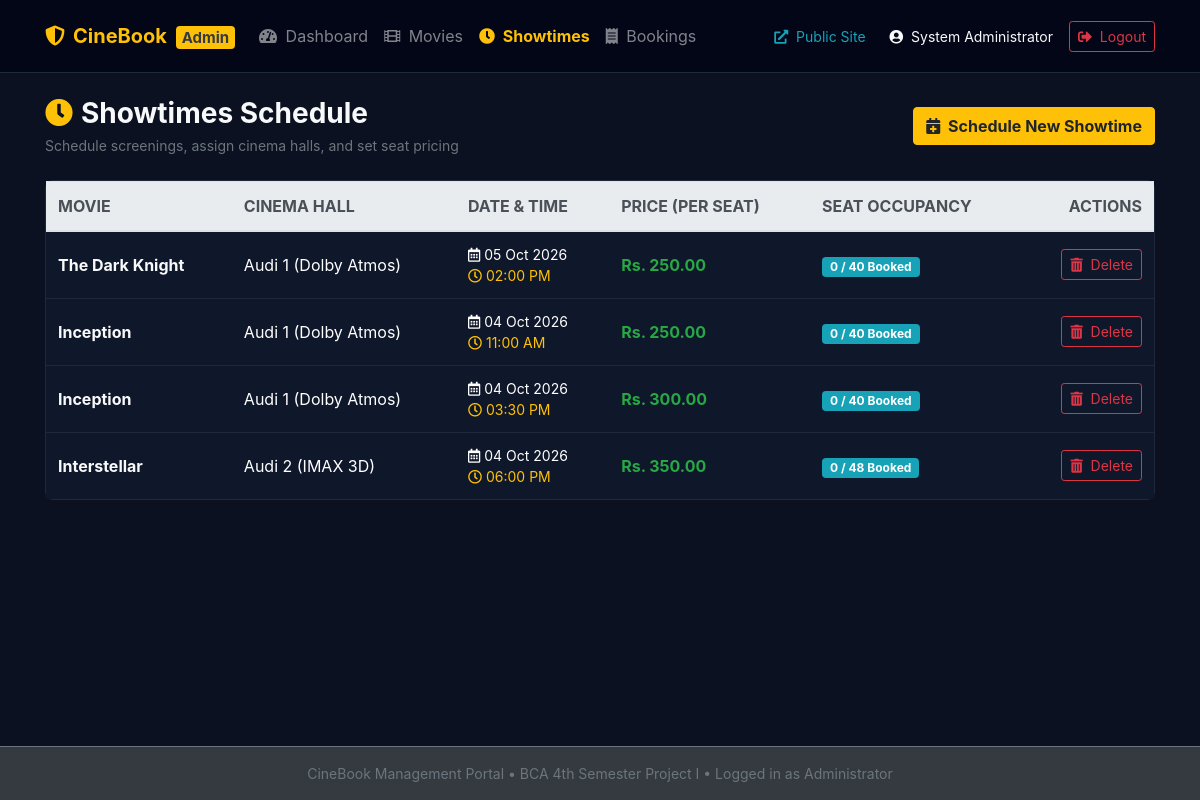
The app's page /admin/showtimes.php (signed in) with its own data.
### tables this page shows
CREATE TABLE IF NOT EXISTS `showtimes` (
    `id` INT AUTO_INCREMENT PRIMARY KEY,
    `movie_id` INT NOT NULL,
    `screen_id` INT NOT NULL,
    `show_date` DATE NOT NULL,
    `show_time` TIME NOT NULL,
    `ticket_price` DECIMAL(8,2) NOT NULL,
    `created_at` TIMESTAMP DEFAULT CURRENT_TIMESTAMP,
    FOREIGN KEY (`movie_id`) REFERENCES `movies`(`id`) ON DELETE CASCADE,
    FOREIGN KEY (`screen_id`) REFERENCES `screens`(`id`) ON DELETE CASCADE
);

CREATE TABLE IF NOT EXISTS `movies` (
    `id` INT AUTO_INCREMENT PRIMARY KEY,
    `title` VARCHAR(150) NOT NULL,
    `genre` VARCHAR(50) NOT NULL,
    `language` VARCHAR(50) NOT NULL,
    `duration` INT NOT NULL COMMENT 'Duration in minutes',
    `release_date` DATE NOT NULL,
    `poster` VARCHAR(255) DEFAULT 'default_poster.jpg',
    `description` TEXT NOT NULL,
    `status` ENUM('now_showing', 'coming_soon', 'ended') DEFAULT 'now_showing',
    `created_at` TIMESTAMP DEFAULT CURRENT_TIMESTAMP
);

CREATE TABLE IF NOT EXISTS `screens` (
    `id` INT AUTO_INCREMENT PRIMARY KEY,
    `name` VARCHAR(50) NOT NULL,
    `total_rows` INT NOT NULL DEFAULT 5 COMMENT 'Number of rows (A, B, C, etc.)',
    `total_columns` INT NOT NULL DEFAULT 8 COMMENT 'Seats per row (1, 2, 3, etc.)'
);

### admin/showtimes.php (the view, shortened to what this page needs)
<?php
require_once __DIR__ . '/includes/header.php';
$showtimes_sql = "
    SELECT
        s.id AS showtime_id, s.show_date, s.show_time, s.ticket_price,
        m.title AS movie_title,
        sc.name AS screen_name, (sc.total_rows * sc.total_columns) AS total_capacity,
        (SELECT COUNT(sb.id) FROM seat_bookings sb WHERE sb.showtime_id = s.id) AS booked_count
    FROM showtimes s
    JOIN movies m ON s.movie_id = m.id
    JOIN screens sc ON s.screen_id = sc.id
    ORDER BY s.show_date DESC, s.show_time ASC
";
$showtimes_result = mysqli_query($conn, $showtimes_sql);
?>
<div class="d-flex justify-content-between align-items-center mb-4">
    <div>
        <h3 class="font-weight-bold text-light mb-1">
            <i class="fas fa-clock text-warning mr-2"></i>Showtimes Schedule
        </h3>
        <p class="text-muted small mb-0">Schedule screenings, assign cinema halls, and set seat pricing</p>
    </div>
    <button type="button" class="btn btn-warning font-weight-bold" data-toggle="modal" data-target="#addShowtimeModal">
        <i class="fas fa-calendar-plus mr-1"></i> Schedule New Showtime
    </button>
</div>
<div class="admin-card">
    <div class="table-responsive">
        <table class="table table-dark table-hover mb-0">
            <thead class="thead-light">
                <tr>
                    <th>MOVIE</th>
                    <th>CINEMA HALL</th>
                    <th>DATE & TIME</th>
                    <th>PRICE (PER SEAT)</th>
                    <th>SEAT OCCUPANCY</th>
                    <th class="text-right">ACTIONS</th>
                </tr>
            </thead>
            <tbody>
                <?php if (mysqli_num_rows($showtimes_result) > 0): ?>
                    <?php while ($s = mysqli_fetch_assoc($showtimes_result)):
                        $is_past = ($s['show_date'] < date('Y-m-d'));
                    ?>
                        <tr class="<?php if ($is_past) echo 'opacity-75 text-muted'; ?>">
                            <td class="align-middle font-weight-bold text-light">
                                <?php echo htmlspecialchars($s['movie_title']); ?>
                            </td>
                            <td class="align-middle">
                                <?php echo htmlspecialchars($s['screen_name']); ?>
                            </td>
                            <td class="align-middle small">
                                <div><i class="far fa-calendar-alt mr-1"></i><?php echo date('d M Y', strtotime($s['show_date'])); ?></div>
                                <div class="text-warning"><i class="far fa-clock mr-1"></i><?php echo date('h:i A', strtotime($s['show_time'])); ?></div>
                            </td>
                            <td class="align-middle font-weight-bold text-success">
                                Rs. <?php echo number_format($s['ticket_price'], 2); ?>
                            </td>
                            <td class="align-middle">
                                <span class="badge badge-info px-2 py-1">
                                    <?php echo (int)$s['booked_count']; ?> / <?php echo (int)$s['total_capacity']; ?> Booked
                                </span>
                            </td>
                            <td class="align-middle text-right">
                                <a href="showtimes.php?delete_id=<?php echo $s['showtime_id']; ?>"
                                   class="btn btn-outline-danger btn-sm"
                                   onclick="return confirm('Delete this showtime? All associated bookings will be removed.');">
                                    <i class="fas fa-trash-alt mr-1"></i> Delete
                                </a>
                            </td>
                        </tr>
                    <?php endwhile; ?>
                <?php else: ?>
                    <tr>
                        <td colspan="6" class="text-center py-4 text-muted">No showtimes scheduled yet.</td>
                    </tr>
                <?php endif; ?>
            </tbody>
        </table>
    </div>
</div>
<?php require_once __DIR__ . '/includes/footer.php'; ?>

### admin/includes/header.php (style rules this page uses)
body { background-color: #0b1120; color: #f1f5f9; font-family: -apple-system, BlinkMacSystemFont, "Segoe UI", Roboto, Arial, sans-serif; min-height: 100vh; display: flex; flex-direction: column; }
.admin-card { background-color: #0f172a; border: 1px solid #1e293b; border-radius: 8px; }
.table-dark { background-color: #0f172a; }
.table-dark td, .table-dark th { border-color: #1e293b; }

### records on screen
showtimes: movie.title "The Dark Knight", screen.name "Audi 1 (Dolby Atmos)", show_date "05 Oct 2026", show_time "02:00 PM", ticket_price "250.00", booked_count "0", total_capacity "40"
showtimes: movie.title "Inception", screen.name "Audi 1 (Dolby Atmos)", show_date "04 Oct 2026", show_time "11:00 AM", ticket_price "250.00", booked_count "0", total_capacity "40"
showtimes: movie.title "Inception", screen.name "Audi 1 (Dolby Atmos)", show_date "04 Oct 2026", show_time "03:30 PM", ticket_price "300.00", booked_count "0", total_capacity "40"
showtimes: movie.title "Interstellar", screen.name "Audi 2 (IMAX 3D)", show_date "04 Oct 2026", show_time "06:00 PM", ticket_price "350.00", booked_count "0", total_capacity "48"

### other values on screen
$_SESSION['admin_name'] "System Administrator"
